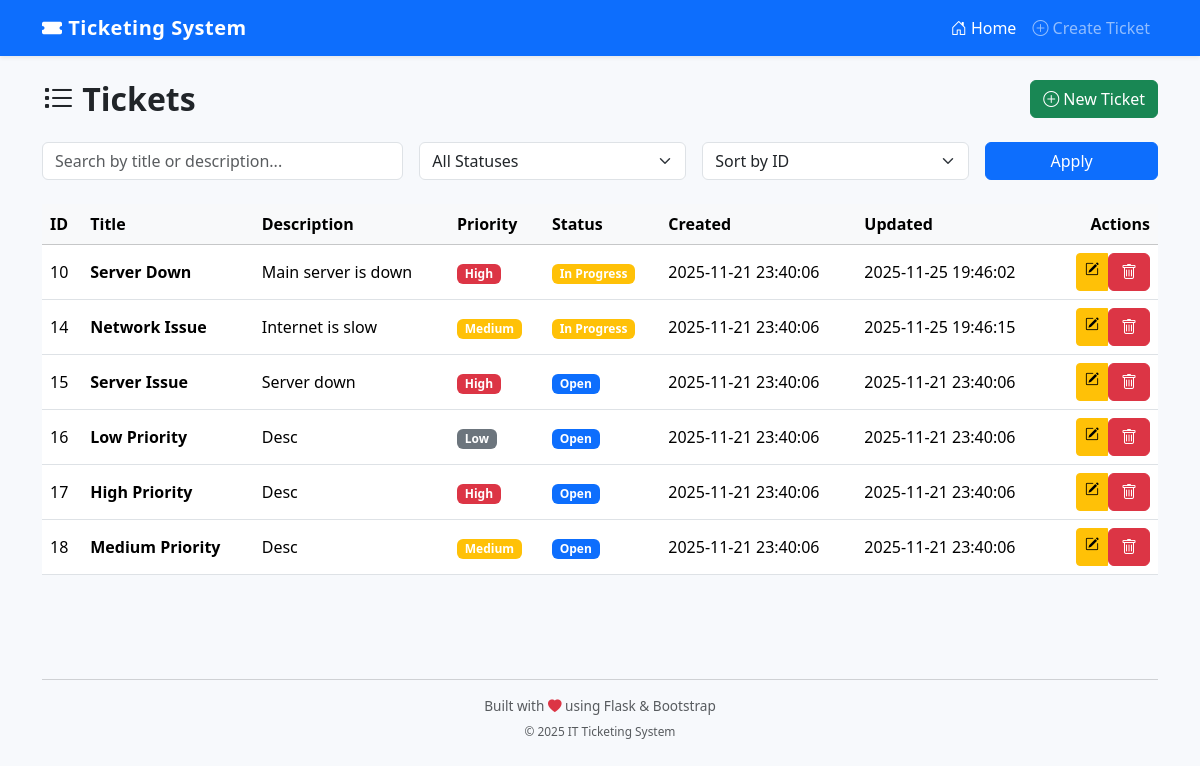
The page / on the database its author committed.
### tables this page shows
CREATE TABLE tickets (
    id INTEGER PRIMARY KEY AUTOINCREMENT,
    title TEXT NOT NULL,
    description TEXT NOT NULL,
    priority TEXT NOT NULL,
    status TEXT NOT NULL DEFAULT 'Open',
    created_at TEXT NOT NULL,
    updated_at TEXT NOT NULL
);

### routes/tickets.py (the view)
@bp.route("/")
def home():
    page = request.args.get("page", 1, type=int)
    per_page = 10
    search = request.args.get("search", "").strip()
    filter_status = request.args.get("filter_status")
    sort_by = request.args.get("sort_by")
    tickets = list_tickets_service(
        filter_status=filter_status,
        sort_by=sort_by,
        search=search,
        page=page,
        per_page=per_page
    )
    total = count_tickets_service(
        filter_status=filter_status,
        search=search
    )
    total_pages = (total + per_page - 1) // per_page
    return render_template(
        "home.html",
        tickets=tickets,
        current_page=page,
        total_pages=total_pages,
        search=search,
        filter_status=filter_status,
        sort_by=sort_by
    )

### database.py (called while the page is built)
def get_connection(db_name="tickets.db"):
    conn = sqlite3.connect(db_name, check_same_thread=False)
    conn.row_factory = sqlite3.Row
    return conn

def setup_db(conn):
    cursor = conn.cursor()
    cursor.execute("""
        CREATE TABLE IF NOT EXISTS tickets (
            id INTEGER PRIMARY KEY AUTOINCREMENT,
            title TEXT NOT NULL,
            description TEXT NOT NULL,
            priority TEXT NOT NULL,
            status TEXT NOT NULL DEFAULT 'Open',
            created_at TEXT NOT NULL DEFAULT CURRENT_TIMESTAMP,
            updated_at TEXT NOT NULL DEFAULT CURRENT_TIMESTAMP
        )
    """)
    conn.commit()

def get_db():
    if "db" not in g:
        g.db = get_connection()
        setup_db(g.db)
    return g.db

@contextmanager
def db_session():
    conn = get_db()
    try:
        yield conn
        conn.commit()
    except Exception:
        conn.rollback()
        raise

### models/ticket.py (called while the page is built)
def list_tickets(conn, filter_status=None, sort_by=None, search=None, offset=0, limit=10):
    query = "SELECT * FROM tickets WHERE 1=1"
    params = []
    if filter_status:
        query += " AND status=?"
        params.append(filter_status)
    if search:
        query += " AND (title LIKE ? OR description LIKE ?)"
        search_term = f"%{search}%"
        params.extend([search_term, search_term])
    if sort_by in ("priority", "status", "created_at"):
        query += f" ORDER BY {sort_by}"
    query += " LIMIT ? OFFSET ?"
    params.extend([limit, offset])
    cur = conn.execute(query, params)
    rows = cur.fetchall()
    from types import SimpleNamespace
    return [SimpleNamespace(**dict(r)) for r in rows]

def count_tickets(conn, filter_status=None, search=None) -> int:
    query = "SELECT COUNT(*) FROM tickets WHERE 1=1"
    params = []
    if filter_status:
        query += " AND status=?"
        params.append(filter_status)
    if search:
        query += " AND (title LIKE ? OR description LIKE ?)"
        search_term = f"%{search}%"
        params.extend([search_term, search_term])
    cur = conn.execute(query, params)
    return cur.fetchone()[0]

### services/ticket_service.py (called while the page is built)
def count_tickets_service(filter_status: Optional[str] = None, search: Optional[str] = None) -> int:
    with db_session() as conn:
        return count_tickets(
            conn,
            filter_status=filter_status,
            search=search
        )

### templates/home.html (shortened to what this page needs)
{% extends "base.html" %}
{% block content %}
<section>
    <div class="d-flex justify-content-between align-items-center mb-4">
        <h2 class="fw-bold mb-0">
            <i class="bi bi-list-task"></i> Tickets
        </h2>
        <a href="{{ url_for('tickets.create_ticket_route') }}" class="btn btn-success">
            <i class="bi bi-plus-circle"></i> New Ticket
        </a>
    </div>
    <form method="GET" class="row g-3 mb-4">
        <div class="col-md-4">
            <input type="text"
                   id="search_input"
                   class="form-control"
                   name="search"
                   value="{{ request.args.get('search', '') }}"
                   placeholder="Search by title or description...">
        </div>
        <div class="col-md-3">
            <select id="filter_status" name="filter_status" class="form-select">
                <option value="">All Statuses</option>
            </select>
        </div>
        <div class="col-md-3">
            <select id="sort_by" name="sort_by" class="form-select">
                <option value="">Sort by ID</option>
            </select>
        </div>
        <div class="col-md-2">
            <button type = "submit" class="btn btn-primary w-100" title="Apply Filters">
                Apply
            </button>
        </div>
    </form>
    <div class="table-responsive">
        <table class="table table-hover align-middle">
            <thead class="table-light">
                <tr>
                    <th scope="col">ID</th>
                    <th scope="col">Title</th>
                    <th scope="col">Description</th>
                    <th scope="col">Priority</th>
                    <th scope="col">Status</th>
                    <th scope="col">Created</th>
                    <th scope="col">Updated</th>
                    <th scope="col" class="text-end">Actions</th>
                </tr>
            </thead>
            <tbody>
                {% if tickets %}
                    {% for t in tickets %}
                        <tr>
                            <td>{{ t.id }}</td>
                            <td class="fw-semibold">{{ t.title }}</td>
                            <td>
                                {{ t.description|truncate(80, end='...') }}
                            </td>
                            <td>
                                {% set priority_colors = {
                                    'High': 'danger',
                                    'Medium': 'warning',
                                    'Low': 'secondary'
                                } %}
                                <span class="badge bg-{{ priority_colors.get(t.priority, 'secondary') }}">
                                    {{ t.priority }}
                                </span>
                            </td>
                            <td>
                                {% set status_colors = {
                                    'Open': 'primary',
                                    'In Progress': 'warning',
                                    'Closed': 'secondary'
                                } %}
                                <span class="badge bg-{{ status_colors.get(t.status, 'secondary') }}">
                                    {{ t.status }}
                                </span>
                            </td>
                            <td>{{ t.created_at }}</td>
                            <td>{{ t.updated_at }}</td>
                            <td class="text-end">
                                <div class="btn-group btn-group-sm">
                                    <a href="{{ url_for('tickets.update_ticket_route', ticket_id=t.id) }}"
                                       class="btn btn-warning"
                                       title="Edit Ticket #{{ t.id }}">
                                        <i class="bi bi-pencil-square"></i>
                                    </a>
                                    <form action="{{ url_for('tickets.delete_ticket_route', ticket_id=t.id) }}"
                                          method="POST"
                                          onsubmit="return confirm('Delete ticket #{{ t.id }}?')">
                                        <button type="submit" class="btn btn-danger" title="Delete Ticket">
                                            <i class="bi bi-trash"></i>
                                        </button>
                                    </form>
                                </div>
                            </td>
                        </tr>
                    {% endfor %}
                {% else %}
                    <tr>
                        <td colspan="8" class="text-center text-muted py-4">
                            <i class="bi bi-inboxes"></i> No tickets found.
                        </td>
                    </tr>
                {% endif %}
            </tbody>
        </table>
    </div>
</section>
{% endblock %}

### templates/base.html (shortened to what this page needs)
<!DOCTYPE html>
<html lang="en">
<head>
    <link
        href="https://cdn.jsdelivr.net/npm/bootstrap@5.3.2/dist/css/bootstrap.min.css"
        rel="stylesheet">
    <link
        rel="stylesheet"
        href="https://cdn.jsdelivr.net/npm/bootstrap-icons@1.11.1/font/bootstrap-icons.css">
</head>
<body>
<nav class="navbar navbar-expand-lg navbar-dark bg-primary shadow-sm">
    <div class="container">
        <a class="navbar-brand" href="{{ url_for('tickets.home') }}">
            <i class="bi bi-ticket-fill"></i> Ticketing System
        </a>
        <div class="collapse navbar-collapse" id="navbarNav">
            <ul class="navbar-nav ms-auto">
                <li class="nav-item">
                    <a class="nav-link {% if request.endpoint == 'tickets.home' %}active{% endif %}"
                       href="{{ url_for('tickets.home') }}">
                        <i class="bi bi-house-door"></i> Home
                    </a>
                </li>
                <li class="nav-item">
                    <a class="nav-link {% if request.endpoint == 'tickets.create_ticket_route' %}active{% endif %}"
                       href="{{ url_for('tickets.create_ticket_route') }}">
                        <i class="bi bi-plus-circle"></i> Create Ticket
                    </a>
                </li>
            </ul>
        </div>
    </div>
</nav>
<main class="container mt-4">
    {% block content %}{% endblock %}
</main>
<footer class="text-center mt-5 py-4 text-muted">
    <div class="container">
        <hr>
        <p class="mb-1">
            Built with <i class="bi bi-heart-fill text-danger"></i> using Flask & Bootstrap
        </p>
        <small>© {{ current_year or 2025 }} IT Ticketing System</small>
    </div>
</footer>
</body>
</html>

### templates/base.html (style rules this page uses)
body { background-color: #f7f9fc; }
.navbar-brand { font-weight: 600; letter-spacing: 0.5px; }
footer { font-size: 0.85rem; }

### rows shown on the page
tickets: title "Server Down", description "Main server is down", priority "High", status "In Progress", created_at "2025-11-21 23:40:06", updated_at "2025-11-25 19:46:02"
tickets: title "Network Issue", description "Internet is slow", priority "Medium", status "In Progress", created_at "2025-11-21 23:40:06", updated_at "2025-11-25 19:46:15"
tickets: title "Server Issue", description "Server down", priority "High", status "Open", created_at "2025-11-21 23:40:06", updated_at "2025-11-21 23:40:06"
tickets: title "Low Priority", description "Desc", priority "Low", status "Open", created_at "2025-11-21 23:40:06", updated_at "2025-11-21 23:40:06"
tickets: title "High Priority", description "Desc", priority "High", status "Open", created_at "2025-11-21 23:40:06", updated_at "2025-11-21 23:40:06"
tickets: title "Medium Priority", description "Desc", priority "Medium", status "Open", created_at "2025-11-21 23:40:06", updated_at "2025-11-21 23:40:06"

### other values the page prints
{{ t.id }} "10" "14" "15" "16" "17" "18"
{{ current_year or 2025 }} "2025"
